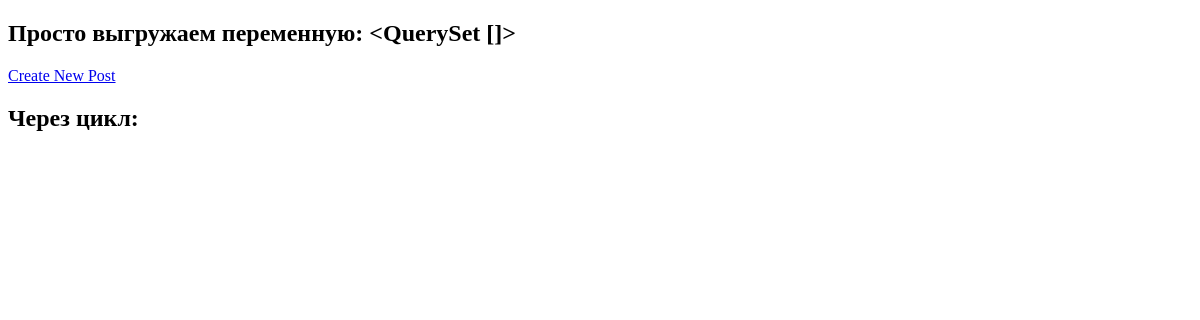
The app's page /blog/posts, older data.
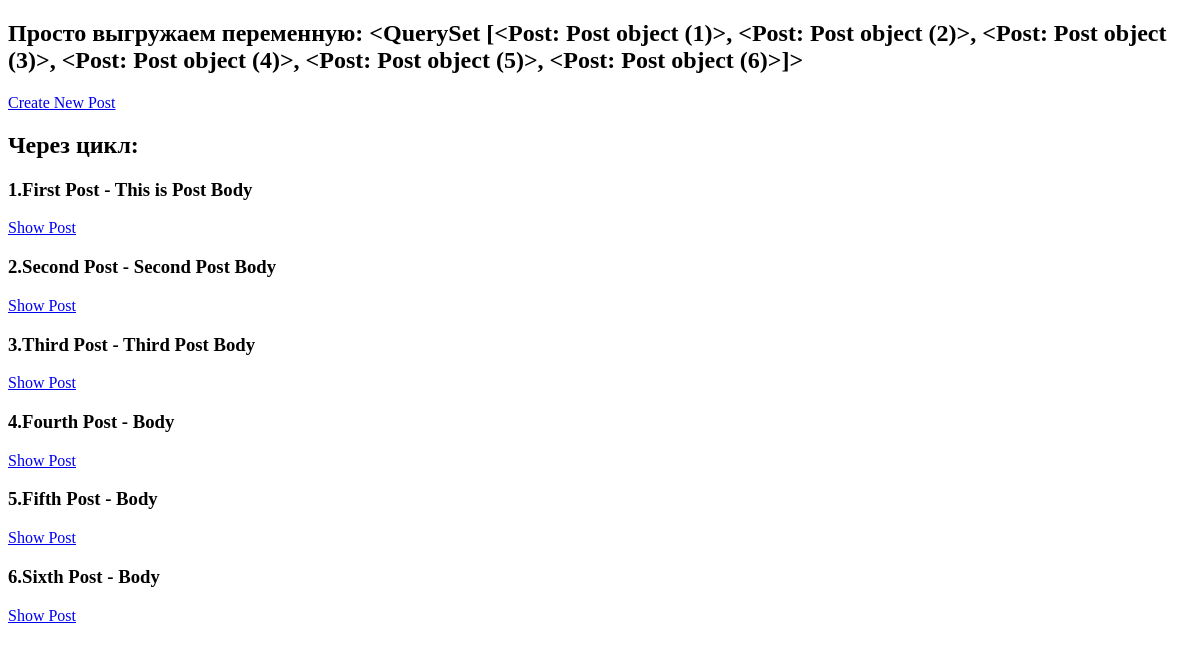
The same page, newer data.
### blogapp/models.py (models this page shows)
class Post(models.Model):
    title = models.CharField(max_length=100)
    author = models.ForeignKey(User, on_delete=models.CASCADE)
    body = models.TextField()
    created_at = models.DateTimeField(auto_now_add=True)

### blogapp/views.py (the view)
# urls.py: path('posts', PostListView.as_view(), name='post_list_url'),
class PostListView(ListView):
    model = Post
    context_object_name = 'posts'  # Под каким именем данные будут отзыватся в html
    template_name = 'post_list_template.html'

### templates/post_list_template.html (shortened to what this page needs)
<!DOCTYPE html>
<html lang="en">
<head>
</head>
<body>
    <h2>Просто выгружаем переменную: {{ posts }}</h2>
    <a href="{% url 'post_create_url' %}">Create New Post</a>
    <h2>Через цикл:</h2>
    {% for post in posts %}
        <h3>{{ post.id }}.{{ post.title }} - {{ post.body }}</h3>
        <a href="{% url 'post_detail_url' post.id %}">Show Post</a>
    {% endfor %}
</body>
</html>

Row changes from the older to the newer data that the page shows:
added Post: id "<QuerySet [<Post: Post object (1)>, <Post: Post object (2)>, <Post: Post object (3)>, <Post: Post object (4)>, <Post: Post object (5)>, <Post: Post object (6)>]>", id "1", title "First Post", body "This is Post Body"
added Post: id "2", title "Second Post", body "Second Post Body"
added Post: id "3", title "Third Post", body "Third Post Body"
added Post: id "4", title "Fourth Post", body "Body"
added Post: id "5", title "Fifth Post", body "Body"
added Post: id "6", title "Sixth Post", body "Body"
Text that changed along with them:
{{ posts }}: "<QuerySet []>" → (not shown)
